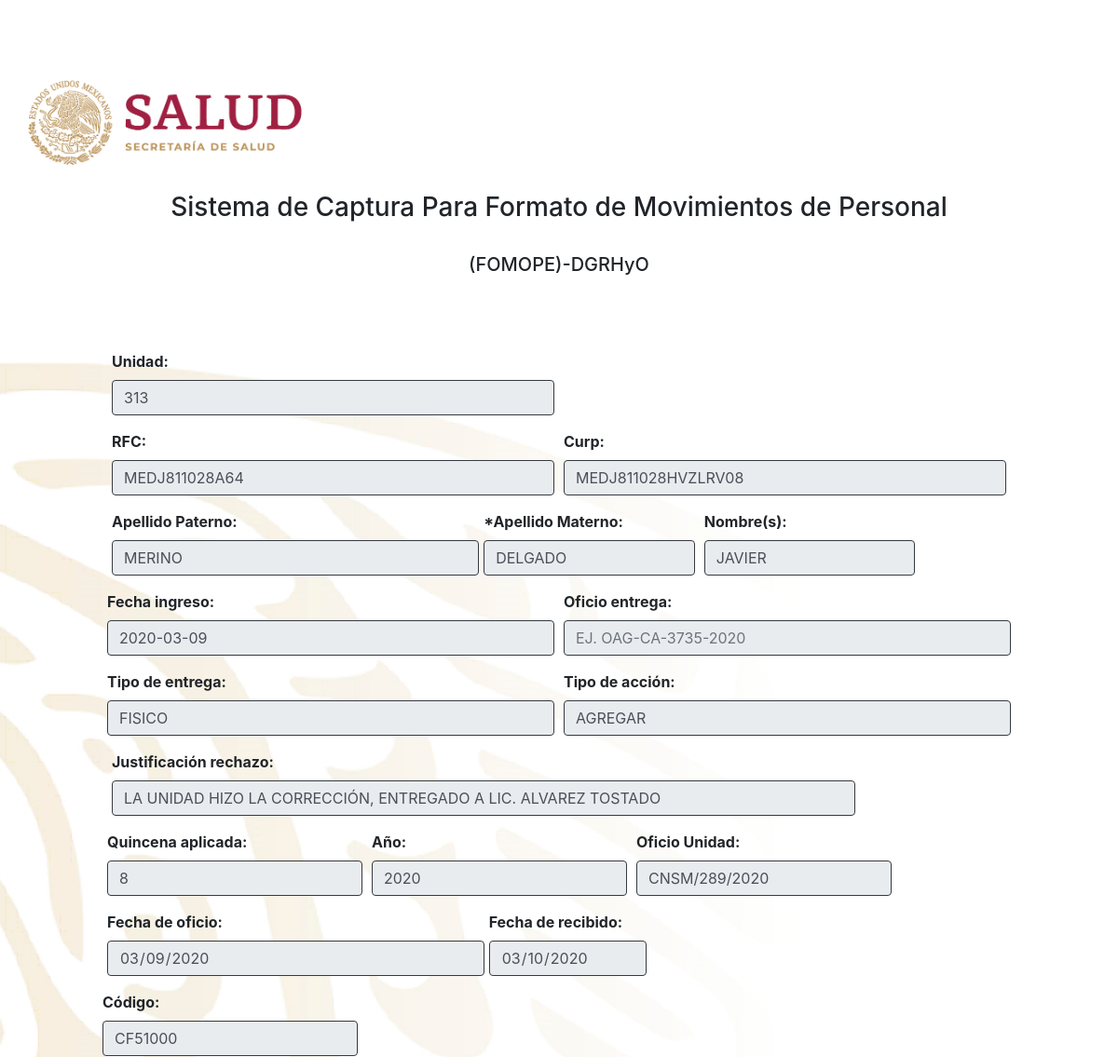
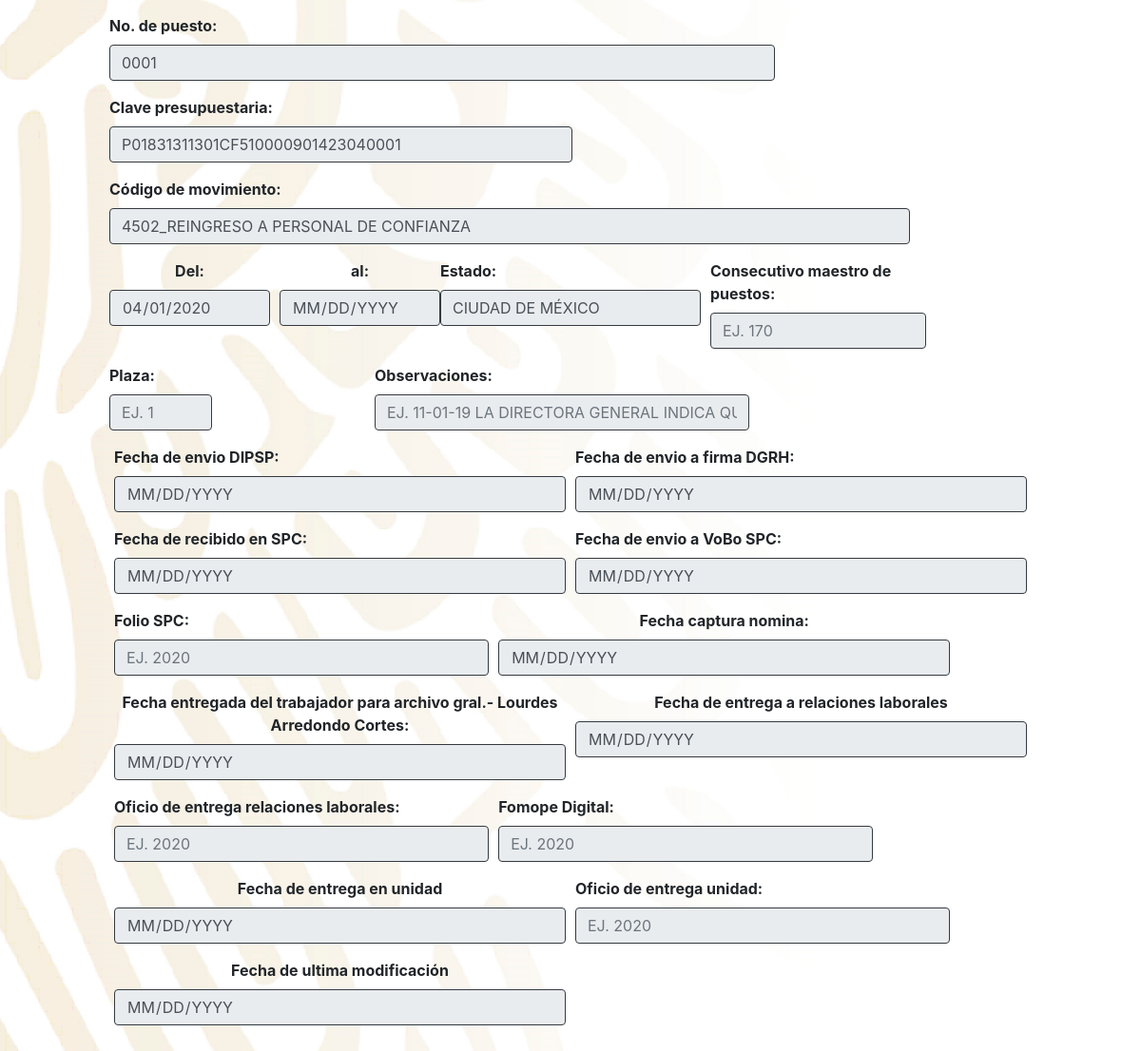
The page /roles/fomopeFinal.php?noFomope=111 on the database its author committed (2 pictures, top to bottom).
### tables this page shows
CREATE TABLE `fomope` (
  `id_movimiento` int(11) NOT NULL,
  `color_estado` varchar(13) NOT NULL,
  `usuario_name` varchar(20) NOT NULL,
  `unidad` varchar(160) NOT NULL,
  `rfc` varchar(13) NOT NULL,
  `curp` varchar(18) NOT NULL,
  `apellido_1` varchar(30) NOT NULL,
  `apellido_2` varchar(30) NOT NULL,
  `nombre` varchar(40) NOT NULL,
  `fechaIngreso` varchar(11) NOT NULL,
  `oficioEntrega` varchar(15) DEFAULT NULL,
  `tipoEntrega` varchar(12) DEFAULT NULL,
  `tipoDeAccion` varchar(12) NOT NULL,
  `justificacionRechazo` varchar(120) NOT NULL,
  `quincenaAplicada` varchar(2) NOT NULL,
  `anio` varchar(5) NOT NULL,
  `oficioUnidad` varchar(80) NOT NULL,
  `fechaOficio` varchar(11) DEFAULT NULL,
  `fechaRecibido` varchar(11) DEFAULT NULL,
  `codigo` varchar(9) NOT NULL,
  `n_puesto` varchar(5) NOT NULL,
  `clavePresupuestaria` varchar(36) NOT NULL,
  `codigoMovimiento` varchar(5) NOT NULL,
  `descripcionMovimiento` varchar(180) NOT NULL,
  `vigenciaDel` varchar(11) NOT NULL,
  `vigenciaAl` varchar(11) NOT NULL,
  `entidad` varchar(30) NOT NULL,
  `consecutivoMaestroPuestos` varchar(5) NOT NULL,
  `puestos` varchar(100) NOT NULL,
  `observaciones` varchar(150) DEFAULT NULL,
  `fechaEnviadaRubricaDspo` varchar(11) DEFAULT NULL,
  `fechaEnviadaRubricaDipsp` varchar(11) DEFAULT NULL,
  `fechaEnviadaRubricaDgrho` varchar(11) DEFAULT NULL,
  `fechaRecepcionSpc` varchar(11) DEFAULT NULL,
  `fechaEnvioSpc` varchar(11) DEFAULT NULL,
  `fechaReciboDspo` varchar(11) DEFAULT NULL,
  `folioSpc` varchar(5) DEFAULT NULL,
  `fechaCapturaNomina` varchar(11) DEFAULT NULL,
  `fechaEntregaArchivo` varchar(11) DEFAULT NULL,
  `fechaEntregaRLaborales` varchar(11) DEFAULT NULL,
  `OfEntregaRLaborales` varchar(65) DEFAULT NULL,
  `fomopeDigital` varchar(8) DEFAULT NULL,
  `fechaEntregaUnidad` varchar(11) DEFAULT NULL,
  `OfEntregaUnidad` varchar(50) DEFAULT NULL,
  `fechaAutorizacion` varchar(40) DEFAULT NULL,
  `analistaCap` varchar(35) DEFAULT NULL,
  `fechaCaptura` varchar(45) DEFAULT NULL
);

### roles/fomopeFinal.php (the view, shortened to what the rows shown need)
<!DOCTYPE html>
<html>
	<head>
				<link rel="stylesheet" type="text/css" href="css/estilo_form.css">
		<link rel="stylesheet" href="https://maxcdn.bootstrapcdn.com/bootstrap/4.3.1/css/bootstrap.min.css">
		<link href='jquery/jquery-ui.min.css' type='text/css' rel='stylesheet'>
		<link href='jquery/jquery-ui.css' type='text/css' rel='stylesheet'>
	</head>
	<body>
		<?php
			include "configuracion.php";
				$noFomope = $_GET['noFomope'];
			$consulta2 = " SELECT * FROM fomope WHERE id_movimiento =" .$noFomope;
		        if($resultado2 = mysqli_query($conexion,$consulta2)){
	        		$row = mysqli_fetch_assoc($resultado2);
					$rfc_fom = $row['rfc'];
					$curp_fom = $row['curp'];
					$apellido_1 = $row['apellido_1'];
					$apellido_2 =  $row['apellido_2'];
					$nombre_s = $row['nombre'];
					$fecha_ingreso =  $row['fechaIngreso'];
					$tipo_entrega =  $row['tipoEntrega'];
					$tipo_de_accion = $row['tipoDeAccion'];
					$justificacio_fom = $row['justificacionRechazo'];
					$unidad = $row['unidad'];
					$quincena_apli = $row['quincenaAplicada'];
					$anio_fo = $row['anio'];
	        		$of_unidad = $row['oficioUnidad'];
					$fecha_oficio = $row['fechaOficio'];
					$fecha_recibido = $row['fechaRecibido'];
					$codigo = $row['codigo'];
					$no_puesto = $row['n_puesto'];
					$clave_presupuestaria = $row['clavePresupuestaria'];
					$codigo_movimiento = $row['codigoMovimiento'];
					$concepto = $row['descripcionMovimiento'];
					$del_1 = $row['vigenciaDel'];
					$estado_en = $row['entidad'];
					$clave_concepto = "$codigo_movimiento"."_"."$concepto";
	        		$fecha_final = $row['fechaAutorizacion'];
			}
		 ?>
		<div class="formulario_fomope">
			<br><br>
			 <form name="captura1" action="aceptar.php" method="POST">
			<div class="form-row">
					<div class="form-group col-md-6">
						<label class="plantilla-label" for="unidad1">Unidad:</label>
						<input onkeypress="return pulsar(event)" type="text" class="form-control unexp border border-dark" id="unidad1" name="unidad1" placeholder="Ej. OAG-CA-3735-2020" value="<?php echo $unidad; ?>" onkeyup="javascript:this.value=this.value.toUpperCase();" required readonly>
					</div>
				</div>
				<div class="form-row">
					<div class="form-group col-md-6">
						<label class="plantilla-label" for="rfc_fomo">RFC:</label>
						<input onkeypress="return pulsar(event)" type="text" class="form-control unexp border border-dark" id="rfc_fomo" name="rfc_fomo" placeholder="Ej. OAG-CA-3735-2020" value="<?php echo $rfc_fom; ?>" onkeyup="javascript:this.value=this.value.toUpperCase();" required readonly>
					</div>
					<div class="form-group col-md-6">
						<label class="plantilla-label" for="curp1">Curp:</label>
						<input onkeypress="return pulsar(event)" type="text" class="form-control unexp border border-dark" id="curp1" name="curp1" placeholder="Ej. OAG-CA-3735-2020" value="<?php echo $curp_fom; ?>" onkeyup="javascript:this.value=this.value.toUpperCase();" required readonly>
					</div>
				</div>
					<div class="form-row">
					<div class="form-group col-md-5">
						<label class="plantilla-label" for="apPater">Apellido Paterno:</label>
						<input onkeypress="return pulsar(event)" type="text" class="form-control unexp border border-dark" id="apPater" name="apPater" placeholder="Ej. OAG-CA-3735-2020" value="<?php echo $apellido_1; ?>" onkeyup="javascript:this.value=this.value.toUpperCase();" required readonly>
					</div>
				<div class="form-row">
					<div class="form-group col-md-5">
						<label class="plantilla-label" for="apmater">*Apellido Materno:</label>
						<input onkeypress="return pulsar(event)" type="text" class="form-control unexp border border-dark" id="apmater" name="apmater" placeholder="Ej. OAG-CA-3735-2020" value="<?php echo $apellido_2; ?>" onkeyup="javascript:this.value=this.value.toUpperCase();" required readonly>
					</div>
					<div class="form-group col-md-5">
						<label class="plantilla-label" for="nombres">Nombre(s):</label>
						<input onkeypress="return pulsar(event)" type="text" class="form-control unexp border border-dark" id="nombres" name="nombres" placeholder="Ej. OAG-CA-3735-2020" value="<?php echo $nombre_s; ?>" onkeyup="javascript:this.value=this.value.toUpperCase();" required readonly>
					</div>
				</div>
				<div class="form-row">
					<div class="form-group col-md-6">
						<label class="plantilla-label" for="fechIngr">Fecha ingreso:</label>
						<input onkeypress="return pulsar(event)" type="text" class="form-control unexp border border-dark" id="fechIngr" name="fechIngr" placeholder="Ej. OAG-CA-3735-2020" value="<?php echo $fecha_ingreso; ?>" onkeyup="javascript:this.value=this.value.toUpperCase();" required readonly>
					</div>
					<div class="form-group col-md-6">
						<label class="plantilla-label" for="tipoentre">Tipo de entrega:</label>
						<input onkeypress="return pulsar(event)" type="text" class="form-control unexp border border-dark" id="tipoentre" name="tipoentre" placeholder="Ej. OAG-CA-3735-2020" value="<?php echo $tipo_entrega; ?>" onkeyup="javascript:this.value=this.value.toUpperCase();" required readonly>
					</div>
					<div class="form-group col-md-6">
						<label class="plantilla-label" for="tipoacc">Tipo de acción:</label>
						<input onkeypress="return pulsar(event)" type="text" class="form-control unexp border border-dark" id="tipoacc" name="tipoacc" placeholder="Ej. OAG-CA-3735-2020" value="<?php echo $tipo_de_accion; ?>" onkeyup="javascript:this.value=this.value.toUpperCase();" required readonly>
					</div>
				</div>
					<div class="form-group col-md-10">
						<label class="plantilla-label" for="justirech">Justificación rechazo:</label>
						<input onkeypress="return pulsar(event)" type="text" class="form-control unexp border border-dark" id="justirech" name="justirech" placeholder="Ej. OAG-CA-3735-2020" value="<?php echo $justificacio_fom; ?>" onkeyup="javascript:this.value=this.value.toUpperCase();" required readonly>
				</div>
				<div class="form-row">
					<div class="form-group col-md-4">
						<label class="plantilla-label" for="quinapli">Quincena aplicada:</label>
						<input onkeypress="return pulsar(event)" type="text" class="form-control unexp border border-dark" id="quinapli" name="quinapli" placeholder="Ej. OAG-CA-3735-2020" value="<?php echo $quincena_apli; ?>" onkeyup="javascript:this.value=this.value.toUpperCase();" required readonly>
					</div>
					<div class="form-group col-md-4">
						<label class="plantilla-label" for="aniofo">Año:</label>
						<input onkeypress="return pulsar(event)" type="text" class="form-control unexp border border-dark" id="aniofo" name="aniofo" placeholder="Ej. OAG-CA-3735-2020" value="<?php echo $anio_fo; ?>" onkeyup="javascript:this.value=this.value.toUpperCase();" required readonly>
				</div>
					<div class="form-group col-md-4">
						<label class="plantilla-label" for="ofunid">Oficio Unidad:</label>
						<input onkeypress="return pulsar(event)" type="text" class="form-control unexp border border-dark" id="ofunid" name="ofunid" placeholder="Ej. OAG-CA-3735-2020" value="<?php echo $of_unidad; ?>" onkeyup="javascript:this.value=this.value.toUpperCase();" required readonly>
				</div>
			</div>
				<div class="form-row">
					<div class="form-group col-md-8">
						<label class="plantilla-label" for="fechaofi">Fecha de oficio:</label>
						<input onkeypress="return pulsar(event)" type="date" class="form-control border border-dark" id="fechaofi" name="fechaofi" placeholder="Fecha Oficio" value="<?php echo $fecha_oficio; ?>" onkeyup="javascript:this.value=this.value.toUpperCase();" required readonly>
					</div>
				<div class="form-row">
					<div class="form-group col-md-13">
						<label class="plantilla-label" for="fechareci">Fecha de recibido:</label>
						<input onkeypress="return pulsar(event)" type="date" class="form-control border border-dark" id="fechareci" name="fechareci" placeholder="Fecha de recibido" value="<?php echo $fecha_recibido; ?>" onkeyup="javascript:this.value=this.value.toUpperCase();" required readonly>
					</div>
				</div>
					<div class="form-row">
					<div class="form-group col-md-114">
						<label class="plantilla-label" for="codigo">Código:</label>
						<input onkeypress="return pulsar(event)" type="text" class="form-control border border-dark" id="codigo" name="codigo" placeholder="Ej. 165" value="<?php echo $codigo; ?>" onkeyup="javascript:this.value=this.value.toUpperCase();" required readonly>
					</div>
				</div>
			</div>
					<div class="form-row">
					<div class="form-group col-md-10">
						<label class="plantilla-label" for="NO">No. de puesto:</label>
						<input onkeypress="return pulsar(event)" type="text" class="form-control border border-dark" id="num_pues" name="num_pues" placeholder="Ej. 0001" value="<?php echo $no_puesto; ?>" onkeyup="javascript:this.value=this.value.toUpperCase();" required readonly>
				</div>
					<div class="form-group col-md-7">
						<label class="plantilla-label" for="NO">Clave presupuestaria:</label>
						<input onkeypress="return pulsar(event)" type="text" class="form-control border border-dark" id="clavepres" name="clavepres" placeholder="Ej. 0001" value="<?php echo $clave_presupuestaria; ?>" onkeyup="javascript:this.value=this.value.toUpperCase();" required readonly>
					</div>
					<div class="form-group col-md-12">
						<label class="plantilla-label" for="codmov">Código de movimiento:</label>
						<input onkeypress="return pulsar(event)" type="text" class="form-control cod2 border border-dark" id="cod2_1" name="cod2_1" placeholder="Ej. 4550" value="<?php echo $clave_concepto; ?>" onkeyup="javascript:this.value=this.value.toUpperCase();" required readonly>
					</div>
				</div>
				<div class="form-row">
					<div class="form-group col-md-6">
							<div class="text-center">
								<label class="plantilla-label" for="del2">Del:</label>
							</div>
							<input onkeypress="return pulsar(event)" type="date" class="form-control border border-dark" id="del2" name="del2" placeholder="Del" value="<?php echo $del_1; ?>" onkeyup="javascript:this.value=this.value.toUpperCase();" required readonly>
						</div>
					</div>
					<div class="form-row">
						<div class="form-group col-md-6">
						<label class="plantilla-label" for="estad">Estado:</label>
						<input onkeypress="return pulsar(event)" type="text" class="form-control border border-dark" id="estad" name="estad" placeholder="Ej. Ciudad de México" maxlength="13" value="<?php echo $estado_en; ?>" onkeyup="javascript:this.value=this.value.toUpperCase();" required readonly>
					</div>
				</div>
					<div class="form-group col-md-6">
							<div class="text-center">
								<label class="plantilla-label" for="al3">Fecha de ultima modificación</label>
							</div>
							<input onkeypress="return pulsar(event)" type="date" class="form-control border border-dark" id="fechaulmod" name="fechaulmod" placeholder="fechaenlo" value="<?php echo $fecha_final; ?>" onkeyup="javascript:this.value=this.value.toUpperCase();" required readonly>
						</div>
		</div>
		<br><br>
	</body>
</html>

### rows shown on the page
fomope: unidad1 "313", rfc_fomo "MEDJ811028A64", curp1 "MEDJ811028HVZLRV08", apPater "MERINO", apmater "DELGADO", nombres "JAVIER", fechIngr "2020-03-09", tipoentre "FISICO", tipoacc "agregar", justirech "LA UNIDAD HIZO LA CORRECCIÓN, ENTREGADO A LIC. ALVAREZ TOSTADO", quinapli "8", aniofo "2020", ofunid "CNSM/289/2020", fechaofi "03/09/2020", fechareci "03/10/2020", codigo "CF51000", num_pues "0001", clavepres "P01831311301CF510000901423040001", cod2_1 "4502_REINGRESO A PERSONAL DE CONFIANZA", del2 "04/01/2020", estad "CIUDAD DE MÉXICO"
